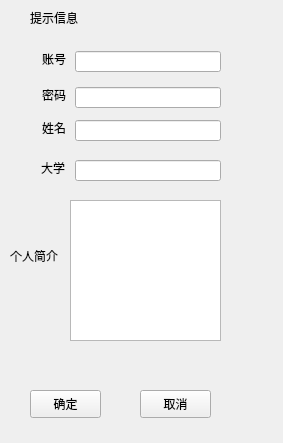
<?xml version="1.0" encoding="UTF-8"?>
<ui version="4.0">
 <class>Mbox</class>
 <widget class="QWidget" name="Mbox">
  <property name="geometry">
   <rect>
    <x>0</x>
    <y>0</y>
    <width>283</width>
    <height>443</height>
   </rect>
  </property>
  <property name="windowTitle">
   <string>工作人员信息盒</string>
  </property>
  <property name="windowIcon">
   <iconset>
    <normaloff>../../../收藏夹/iCloud Photos/Downloads/2019/IMG_0574.PNG</normaloff>../../../收藏夹/iCloud Photos/Downloads/2019/IMG_0574.PNG</iconset>
  </property>
  <widget class="QLabel" name="label">
   <property name="geometry">
    <rect>
     <x>5</x>
     <y>51</y>
     <width>61</width>
     <height>16</height>
    </rect>
   </property>
   <property name="text">
    <string>账号</string>
   </property>
   <property name="alignment">
    <set>Qt::AlignRight|Qt::AlignTrailing|Qt::AlignVCenter</set>
   </property>
  </widget>
  <widget class="QLabel" name="label_2">
   <property name="geometry">
    <rect>
     <x>5</x>
     <y>87</y>
     <width>61</width>
     <height>16</height>
    </rect>
   </property>
   <property name="text">
    <string>密码</string>
   </property>
   <property name="alignment">
    <set>Qt::AlignRight|Qt::AlignTrailing|Qt::AlignVCenter</set>
   </property>
  </widget>
  <widget class="QLabel" name="label_4">
   <property name="geometry">
    <rect>
     <x>5</x>
     <y>120</y>
     <width>61</width>
     <height>16</height>
    </rect>
   </property>
   <property name="text">
    <string>姓名</string>
   </property>
   <property name="alignment">
    <set>Qt::AlignRight|Qt::AlignTrailing|Qt::AlignVCenter</set>
   </property>
  </widget>
  <widget class="QLineEdit" name="usernameEdit">
   <property name="geometry">
    <rect>
     <x>75</x>
     <y>51</y>
     <width>146</width>
     <height>21</height>
    </rect>
   </property>
   <property name="readOnly">
    <bool>false</bool>
   </property>
   <property name="clearButtonEnabled">
    <bool>true</bool>
   </property>
  </widget>
  <widget class="QPushButton" name="okButton">
   <property name="geometry">
    <rect>
     <x>30</x>
     <y>390</y>
     <width>71</width>
     <height>28</height>
    </rect>
   </property>
   <property name="text">
    <string>确定</string>
   </property>
  </widget>
  <widget class="QLabel" name="label_5">
   <property name="geometry">
    <rect>
     <x>5</x>
     <y>160</y>
     <width>60</width>
     <height>16</height>
    </rect>
   </property>
   <property name="text">
    <string>大学</string>
   </property>
   <property name="alignment">
    <set>Qt::AlignRight|Qt::AlignTrailing|Qt::AlignVCenter</set>
   </property>
  </widget>
  <widget class="QLineEdit" name="passwordEdit">
   <property name="geometry">
    <rect>
     <x>75</x>
     <y>87</y>
     <width>146</width>
     <height>21</height>
    </rect>
   </property>
   <property name="clearButtonEnabled">
    <bool>true</bool>
   </property>
  </widget>
  <widget class="QLineEdit" name="universityEdit">
   <property name="geometry">
    <rect>
     <x>75</x>
     <y>160</y>
     <width>146</width>
     <height>21</height>
    </rect>
   </property>
   <property name="clearButtonEnabled">
    <bool>true</bool>
   </property>
  </widget>
  <widget class="QPushButton" name="cancelButton">
   <property name="geometry">
    <rect>
     <x>140</x>
     <y>390</y>
     <width>71</width>
     <height>28</height>
    </rect>
   </property>
   <property name="text">
    <string>取消</string>
   </property>
  </widget>
  <widget class="QLineEdit" name="nameEdit">
   <property name="geometry">
    <rect>
     <x>75</x>
     <y>120</y>
     <width>146</width>
     <height>21</height>
    </rect>
   </property>
   <property name="clearButtonEnabled">
    <bool>true</bool>
   </property>
  </widget>
  <widget class="QLabel" name="msg">
   <property name="geometry">
    <rect>
     <x>30</x>
     <y>10</y>
     <width>201</width>
     <height>16</height>
    </rect>
   </property>
   <property name="text">
    <string>提示信息</string>
   </property>
  </widget>
  <widget class="QLabel" name="label_3">
   <property name="geometry">
    <rect>
     <x>10</x>
     <y>250</y>
     <width>54</width>
     <height>12</height>
    </rect>
   </property>
   <property name="text">
    <string>个人简介</string>
   </property>
  </widget>
  <widget class="QTextEdit" name="textEdit">
   <property name="geometry">
    <rect>
     <x>70</x>
     <y>200</y>
     <width>151</width>
     <height>141</height>
    </rect>
   </property>
  </widget>
 </widget>
 <resources/>
 <connections/>
</ui>
